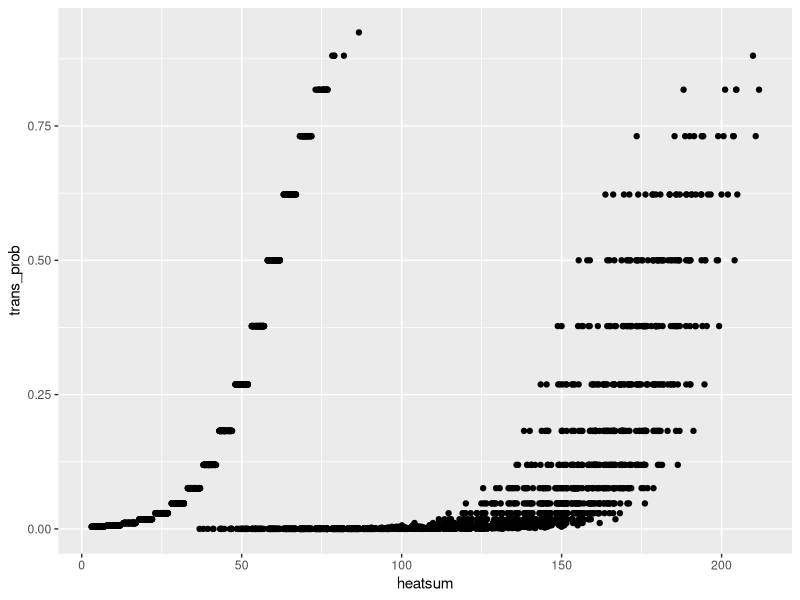
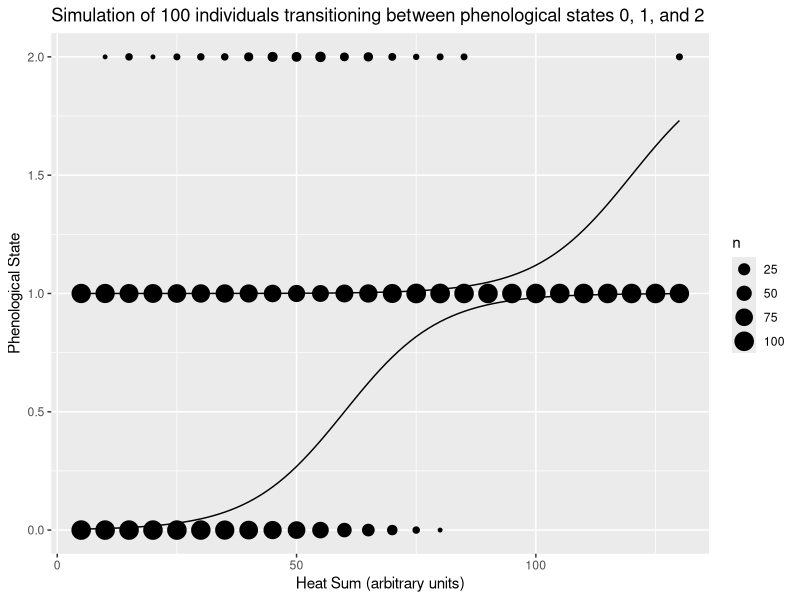

These figures' R source, in order:
# Simulate phenology process

# Phenology transition function
## Logistic function with asymptote at 1, steepness of curve determined by k and midpoint determined by h.
calc_probability <- function(x, k = steepness, h = midpoint) {
    1/(1 + exp(-k * (x - h)))
}

# Assume fixed probability of transition, bernoulli
transition <- function(state1 = 0, state2 = 1, p) { #simulate the transition between two states and record the states. p is the probability of transition. Can be a vector
    x <- c(state1) # initial state
    do_trans <- 0 # initialize transition y/n
    #initialize while loop
    i <- 1
    while (do_trans < 1) {
        x <- append(x, state1) #record state1
        do_trans <- rbinom(1, size = 1, prob = p[i]) # sample for new transition probability based on p at timestep i
        i <- i + 1
    }
    x <- append(x, state2) # record transition to state2 #this could be a real slow step

    return(x)
}

build_series <- function(p1, p2) { #p1 is a vector of transition probabilities for transitioning from 0 to 1, p2 is a vector of transition probabilities for transitioning from 1 to 2
    state0 <- transition(state1 = 0, state2 = 1, p = p1)
    state1 <- transition(state1 = 1, state2 = 2, p = p2)
    len0 <- length(state0)
    len1 <- length(state1)
    step = c(1:(len0+len1))
    firsttrans <- data.frame(trans_prob = p1[1:length(state0)], state = state0)
    secondtrans <- data.frame(trans_prob = p2[1:length(state1)], state = state1)
    series <- rbind(firsttrans, secondtrans)
    series <- cbind(step, series)
    return(series)
}

#simulate temperature data
temp = rep(5, 50) #constant daily temperature of 5 degrees
heatsum <- cumsum(temp)


probs1 <- calc_probability(heatsum, k = 0.1, h = 60)
probs2 <- calc_probability(heatsum, k = 0.1, h = 120)

phenofakes <- data.frame()
for (i in c(1:100)) {
    x <- build_series(probs1, probs2)
    #print(c("length", length(x[[1]])))
    indset <- cbind(ind = i, x)
    phenofakes <- rbind(phenofakes, indset)
}

phenofakes$heatsum <- heatsum[phenofakes$step]


library(ggplot2)

# ggplot(phenofakes, aes(x = trans_prob, fill = as.factor(state))) +
#     geom_histogram(position = "dodge")


ggplot(phenofakes[which(phenofakes$state < 2),], aes(x = heatsum, y = trans_prob)) +
    geom_jitter() #+
   # stat_function(fun=function(x) 1/(1 + exp(-0.1 * (x - 50))))

ggplot(phenofakes, aes(x = heatsum[step], y = state)) +
    geom_count() +
    stat_function(fun=function(x) 1/(1 + exp(-0.1 * (x - 60)))) +
    stat_function(fun=function(x) 1+(1/(1 + exp(-0.1 * (x - 120))))) +
    ggtitle("Simulation of 100 individuals transitioning between phenological states 0, 1, and 2") +
    ylab("Phenological State") +
    xlab("Heat Sum (arbitrary units)")+
    theme_set(theme_gray(base_size = 25))
